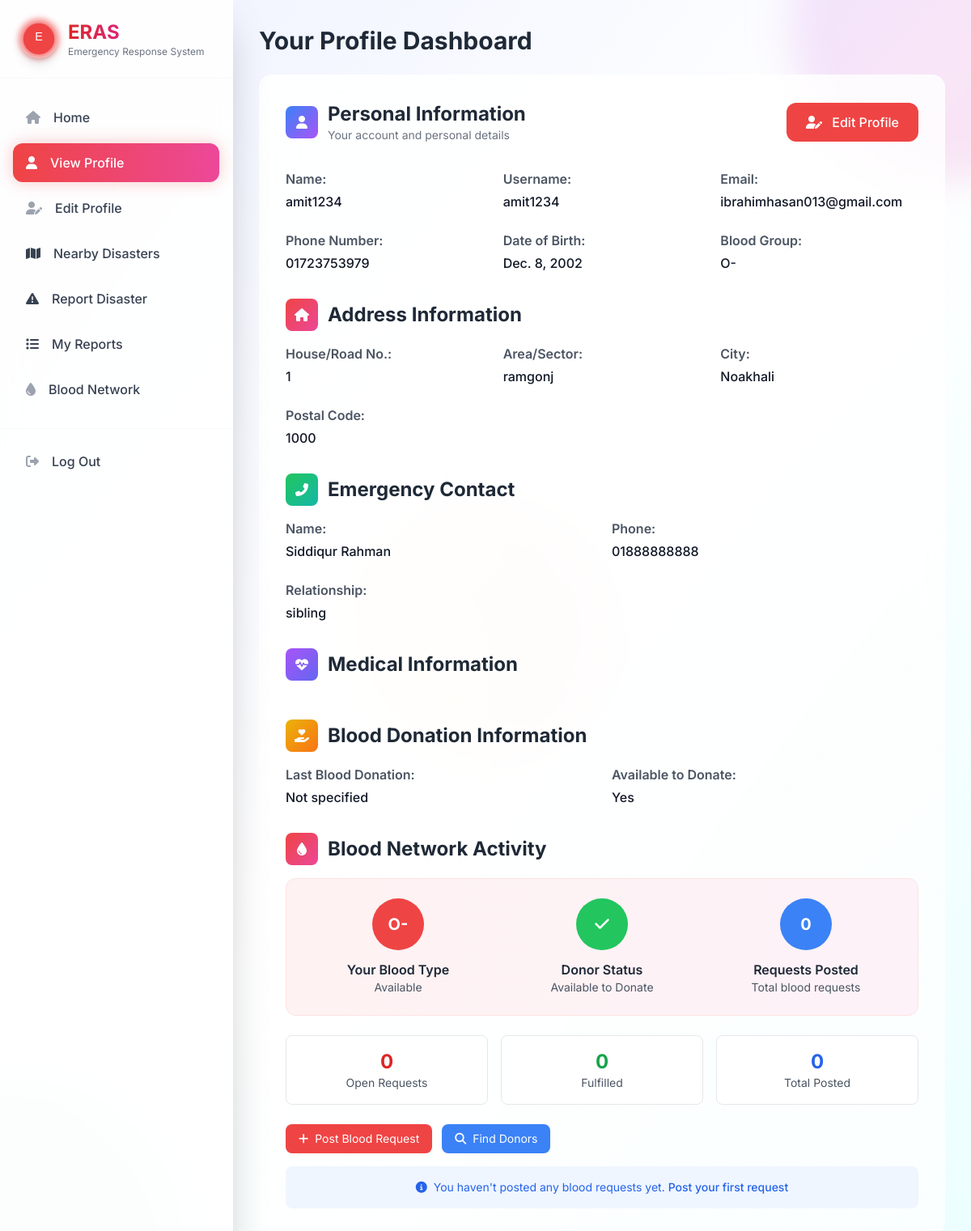
/accounts/dashboard/citizen/ (signed in), run on an earlier commit of the app's database.
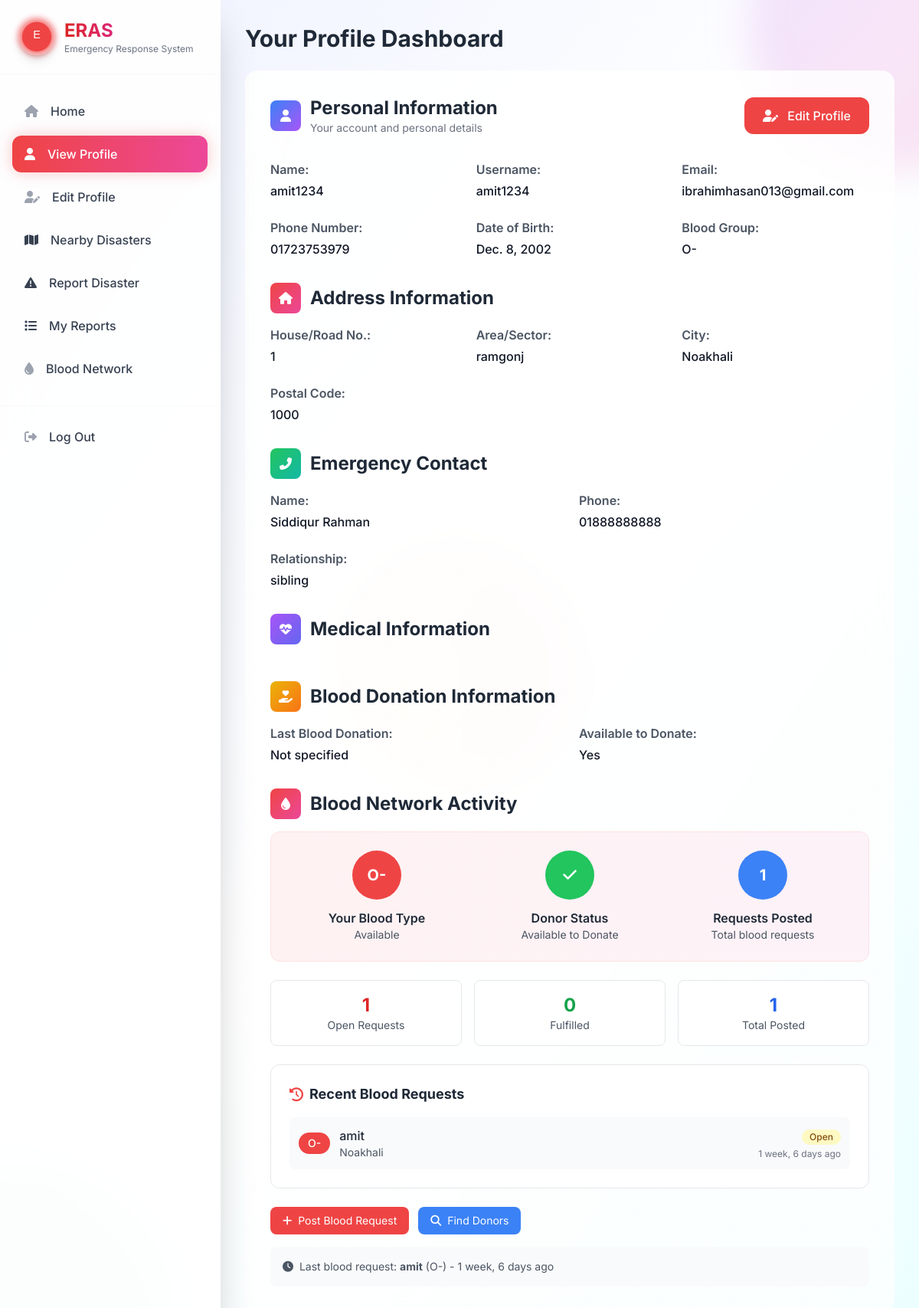
And on a later commit of the database.
### accounts/models.py (models this page shows, shortened)
class BloodRequest(models.Model):
    BLOOD_TYPE_CHOICES = [
        ('A+', 'A+'),
        ('A-', 'A-'),
        ('B+', 'B+'),
        ('B-', 'B-'),
        ('AB+', 'AB+'),
        ('AB-', 'AB-'),
        ('O+', 'O+'),
        ('O-', 'O-'),
    ]
    URGENCY_CHOICES = [
        ('urgent', 'Urgent'),
        ('normal', 'Normal'),
    ]
    STATUS_CHOICES = [
        ('open', 'Open'),
        ('fulfilled', 'Fulfilled'),
    ]
    requester_name = models.CharField(
        max_length=100, help_text="Person making the request")
    patient_name = models.CharField(
        max_length=100, help_text="Patient who needs blood")
    blood_type_needed = models.CharField(
        max_length=3, choices=BLOOD_TYPE_CHOICES)
    bags_needed = models.PositiveIntegerField(
        default=1,
        help_text="Number of blood bags needed"
    )
    location = models.CharField(
        max_length=200, help_text="Hospital/location where blood is needed")
    contact_phone = models.CharField(max_length=15)
    urgency = models.CharField(
        max_length=10, choices=URGENCY_CHOICES, default='normal')
    needed_by_date = models.DateField(help_text="When is the blood needed by")
    additional_notes = models.TextField(
        blank=True, help_text="Any additional information")
    created_by = models.ForeignKey(User, null=True, blank=True, on_delete=models.CASCADE,
                                   help_text="User who created this request (if logged in)")
    requester_city = models.CharField(max_length=100, blank=True,
                                      help_text="City for filtering purposes")
    status = models.CharField(
        max_length=10, choices=STATUS_CHOICES, default='open')
    created_at = models.DateTimeField(auto_now_add=True)
    updated_at = models.DateTimeField(auto_now=True)
    class Meta:
        ordering = ['-created_at']
        indexes = [
            models.Index(fields=['blood_type_needed']),
            models.Index(fields=['requester_city']),
            models.Index(fields=['status']),
            models.Index(fields=['urgency']),
        ]

### accounts/views.py (the view)
# urls.py: path('dashboard/citizen/', views.citizen_dashboard, name='citizen_dashboard'),
@login_required
def citizen_dashboard(request):
    if request.user.user_type != 'citizen':
        messages.error(request, 'Access denied.')
        return redirect('homepage')
    try:
        profile = request.user.citizen_profile
    except CitizenProfile.DoesNotExist:
        messages.info(request, 'Please complete your profile.')
        return redirect('citizen_profile_update')
    user_disasters = Disaster.objects.filter(
        reporter=request.user).order_by('-created_at')[:5]
    disaster_stats = {
        'total': user_disasters.count(),
        'pending': Disaster.objects.filter(reporter=request.user, status='pending').count(),
        'approved': Disaster.objects.filter(reporter=request.user, status='approved').count(),
        'alerts_received': DisasterAlert.objects.filter(user=request.user).count(),
        'unread_alerts': DisasterAlert.objects.filter(user=request.user, is_read=False).count(),
    }
    nearby_disasters = Disaster.objects.filter(
        status='approved',
        city=profile.city
    ).exclude(reporter=request.user).order_by('-created_at')[:3]
    user_blood_requests = BloodRequest.objects.filter(
        created_by=request.user
    ).order_by('-created_at')[:5]
    blood_stats = {
        'total_requests': user_blood_requests.count(),
        'open_requests': BloodRequest.objects.filter(created_by=request.user, status='open').count(),
        'fulfilled_requests': BloodRequest.objects.filter(created_by=request.user, status='fulfilled').count(),
        'last_request': user_blood_requests.first() if user_blood_requests.exists() else None,
        'is_donor': profile.available_to_donate == 'yes' if profile else False,
        'blood_group': profile.blood_group if profile else None,
    }
    context = {
        'profile': profile,
        'user_disasters': user_disasters,
        'disaster_stats': disaster_stats,
        'nearby_disasters': nearby_disasters,
        'user_blood_requests': user_blood_requests,  # Sprint 4 addition
        'blood_stats': blood_stats,  # Sprint 4 addition
    }
    return render(request, 'accounts/citizen_dashboard.html', context)

### templates/accounts/citizen_dashboard.html (shortened to what the changed rows need)
<!DOCTYPE html>
<html lang="en">
<head>
    <script src="https://cdn.tailwindcss.com"></script>
    <link rel="stylesheet" href="https://cdnjs.cloudflare.com/ajax/libs/font-awesome/6.4.0/css/all.min.css">
</head>
<body class="min-h-screen bg-gradient-to-br from-indigo-50 via-white to-cyan-50 font-inter text-gray-800 overflow-x-hidden">
    <div class="flex md:flex min-h-screen relative z-10">
        <main class="flex-1 p-4 md:p-8 overflow-y-auto pt-20 md:pt-8">
            <h1 class="text-3xl font-bold mb-6 text-gray-800">Your Profile Dashboard</h1>
            <div class="section-card rounded-2xl p-4 sm:p-6 md:p-8">
                <div class="flex flex-col sm:flex-row items-start sm:items-center justify-between mb-8">
                    <div class="flex items-center space-x-3 mb-4 sm:mb-0">
                        <div>
                            <h2 class="text-xl sm:text-2xl font-bold text-gray-800">Personal Information</h2>
                        </div>
                    </div>
                </div>
                <div class="mt-8">
                    <div class="flex items-center space-x-3 mb-4">
                        <h2 class="text-xl sm:text-2xl font-bold text-gray-800">Address Information</h2>
                    </div>
                </div>
                <div class="mt-8">
                    <div class="flex items-center space-x-3 mb-4">
                        <h2 class="text-xl sm:text-2xl font-bold text-gray-800">Emergency Contact</h2>
                    </div>
                </div>
                <div class="mt-8">
                    <div class="flex items-center space-x-3 mb-4">
                        <h2 class="text-xl sm:text-2xl font-bold text-gray-800">Medical Information</h2>
                    </div>
                </div>
                <div class="mt-8">
                    <div class="flex items-center space-x-3 mb-4">
                        <h2 class="text-xl sm:text-2xl font-bold text-gray-800">Blood Donation Information</h2>
                    </div>
                </div>
                <div class="mt-8">
                    <div class="flex items-center space-x-3 mb-4">
                        <h2 class="text-xl sm:text-2xl font-bold text-gray-800">Blood Network Activity</h2>
                    </div>
                    <div class="bg-gradient-to-r from-red-50 to-pink-50 p-6 rounded-xl border border-red-100 mb-6">
                        <div class="grid grid-cols-1 sm:grid-cols-3 gap-6">
                            <div class="text-center">
                                <div class="w-16 h-16 bg-blue-500 rounded-full flex items-center justify-center mx-auto mb-3">
                                    <span class="text-white font-bold text-xl">{{ blood_stats.total_requests }}</span>
                                </div>
                            </div>
                        </div>
                    </div>
                    <div class="grid grid-cols-3 gap-4 mb-6">
                        <div class="bg-white p-4 rounded-lg border border-gray-200 text-center">
                            <div class="text-xl sm:text-2xl font-bold text-red-600">{{ blood_stats.open_requests }}</div>
                            <div class="text-xs sm:text-sm text-gray-600">Open Requests</div>
                        </div>
                        <div class="bg-white p-4 rounded-lg border border-gray-200 text-center">
                            <div class="text-xl sm:text-2xl font-bold text-blue-600">{{ blood_stats.total_requests }}</div>
                            <div class="text-xs sm:text-sm text-gray-600">Total Posted</div>
                        </div>
                    </div>
                    {% if user_blood_requests %}
                        <div class="bg-white p-4 sm:p-6 rounded-xl border border-gray-200">
                            <h3 class="font-bold text-lg mb-4 flex items-center">
                                <i class="fas fa-history mr-2 text-red-500"></i>
                                Recent Blood Requests
                            </h3>
                            <div class="space-y-3">
                                {% for request in user_blood_requests %}
                                    <div class="flex flex-col sm:flex-row items-start sm:items-center justify-between p-3 bg-gray-50 rounded-lg">
                                        <div class="flex items-center space-x-3 mb-2 sm:mb-0">
                                            <span class="bg-red-500 text-white px-3 py-1 rounded-full text-sm font-medium flex-shrink-0">
                                                {{ request.blood_type_needed }}
                                            </span>
                                            <div class="min-w-0">
                                                <p class="font-medium text-gray-800 truncate">{{ request.patient_name }}</p>
                                                <p class="text-sm text-gray-600 truncate">{{ request.location }}</p>
                                            </div>
                                        </div>
                                        <div class="text-left sm:text-right flex-shrink-0">
                                            <span class="inline-flex items-center px-2.5 py-0.5 rounded-full text-xs font-medium
                                                {% if request.status == 'open' %}bg-yellow-100 text-yellow-800{% else %}bg-green-100 text-green-800{% endif %}">
                                                {{ request.get_status_display }}
                                            </span>
                                            <p class="text-xs text-gray-500 mt-1">{{ request.created_at|timesince }} ago</p>
                                        </div>
                                    </div>
                                {% endfor %}
                            </div>
                        </div>
                    {% endif %}
                    {% if blood_stats.last_request %}
                        <div class="mt-4 p-4 bg-gray-50 rounded-lg">
                            <p class="text-sm text-gray-600">
                                <i class="fas fa-clock mr-1"></i>
                                Last blood request: <strong>{{ blood_stats.last_request.patient_name }}</strong>
                                ({{ blood_stats.last_request.blood_type_needed }}) - {{ blood_stats.last_request.created_at|timesince }} ago
                            </p>
                        </div>
                    {% else %}
                        <div class="mt-4 p-4 bg-blue-50 rounded-lg text-center">
                            <p class="text-sm text-blue-600">
                                <i class="fas fa-info-circle mr-1"></i>
                                You haven't posted any blood requests yet.
                                <a href="{% url 'blood_network' %}" class="font-medium hover:underline">Post your first request</a>
                            </p>
                        </div>
                    {% endif %}
                </div>
            </div>
        </main>
    </div>
</body>
</html>

What changed in the data, as far as the page shows it:
added BloodRequest: blood_type_needed "O-", patient_name "amit", location "Noakhali", status "Open", created_at "1 week, 6 days", last_request.patient_name "amit", last_request.blood_type_needed "O-", last_request.created_at "1 week, 6 days"
Also different on the page:
{{ blood_stats.total_requests }}: "0" → "1"
{{ blood_stats.open_requests }}: "0" → "1"
text no longer shown: "You haven't posted any blood requests yet. Post your first request"
text now shown: "Recent Blood Requests Last blood request: ( ) - ago"
